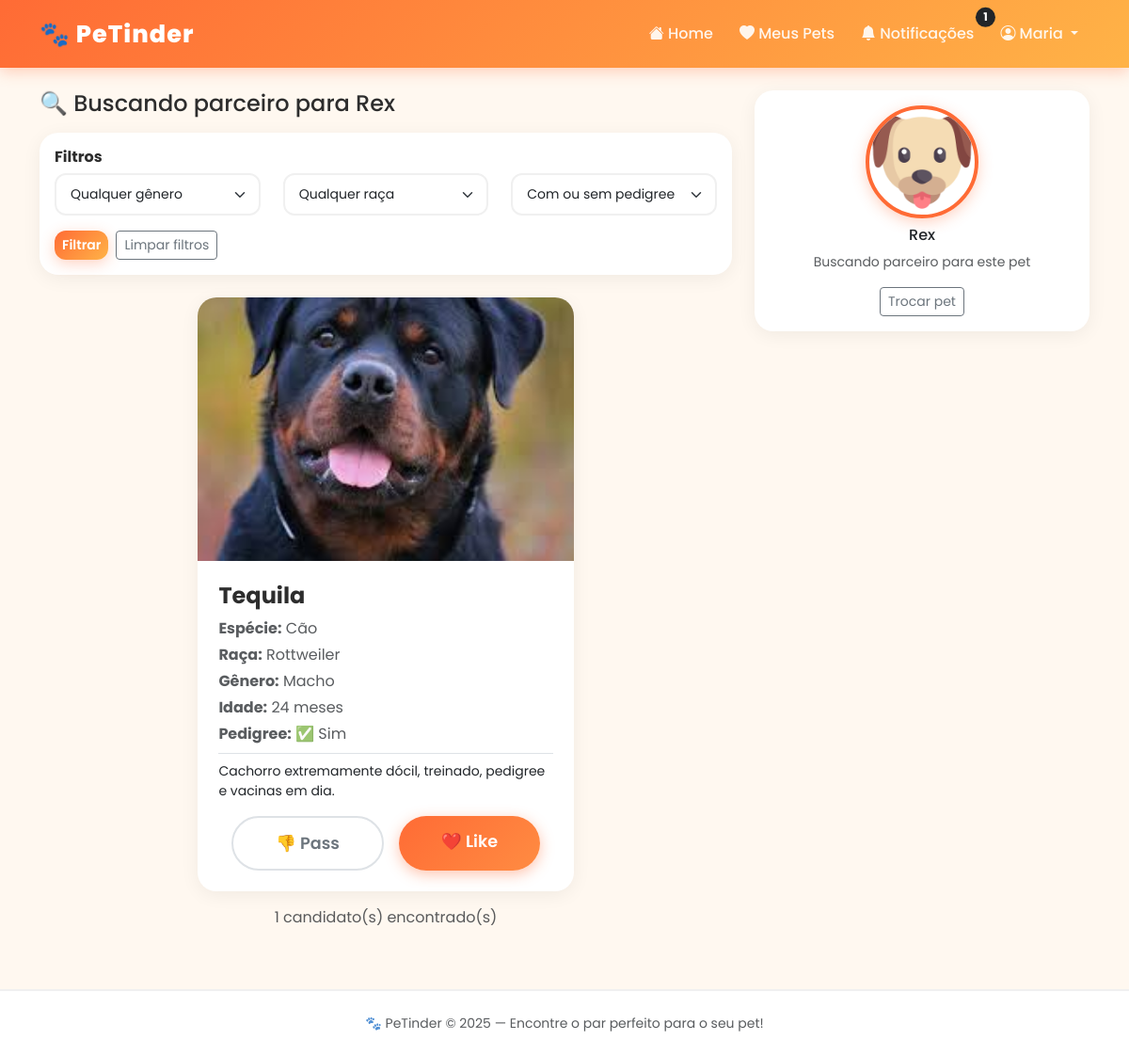
The app's page /buscar/1 (signed in) with its own data.
### app/models/usuario.py (models this page shows, shortened)
class Usuario(UserMixin, db.Model):
    __tablename__ = 'usuario' # Diz ao SQL qual a tabela do banco esse modelo representa
    id = db.Column(db.Integer, primary_key=True)
    nome = db.Column(db.String(40), nullable=False)
    email = db.Column(db.String(30), unique=True, nullable=False)
    cpf = db.Column(db.String(11), nullable=False)
    endereco = db.Column(db.String(100))
    id_cidade = db.Column(db.Integer, db.ForeignKey('cidade.id'), nullable=False) # Chave estrangeira
    senha = db.Column(db.String(255), nullable=False)
    plano = db.Column(db.String(10), default='free')
    telefone = db.Column(db.String(20))
    animais = db.relationship('Animal', backref='dono', lazy=True)
    notificacoes = db.relationship('Notificacao', backref='usuario', lazy=True)
    @login_manager.user_loader # Avisa o FlaskLogin que essa a função abaixo é responsável por carregar usuários (decorador)
    def load_user(user_id): # Recebe o user_id salvo no cookie do navegador
        return Usuario.query.get(int(user_id)) # Verifica o usuário no banco pelo ID e devolve ele

### app/models/animal.py (models this page shows, shortened)
class Animal(db.Model):
    __tablename__ = 'animal'
    id = db.Column(db.Integer, primary_key=True)
    nome = db.Column(db.String(40), nullable=False)
    idade = db.Column(db.Integer)
    genero = db.Column(db.String(1), nullable=False)
    foto = db.Column(db.String(255))
    pedigree = db.Column(db.Integer, default=0)
    descricao = db.Column(db.Text)
    id_especie = db.Column(db.Integer, db.ForeignKey('especie.id'), nullable=False)
    id_raca = db.Column(db.Integer, db.ForeignKey('raca.id'))
    id_usuario = db.Column(db.Integer, db.ForeignKey('usuario.id'), nullable=False)
    especie = db.relationship('Especie', backref='animais', lazy=True)
    raca = db.relationship('Raca', backref='animais', lazy=True)
    def tem_pedigree(self):
        return self.pedigree == 1
    def get_genero(self):
        if self.genero == 'M':
            return 'Macho'
        return 'Fêmea'
    def get_foto(self):
        if self.foto:
            return f'/static/uploads/{self.foto}'
        return '/static/img/pet-default.png'

### app/models/especie.py (models this page shows, shortened)
class Especie(db.Model):
    __tablename__ = 'especie'
    id = db.Column(db.Integer, primary_key=True)
    nome = db.Column(db.String(20), nullable=False)

### app/models/raca.py (models this page shows, shortened)
class Raca(db.Model):
    __tablename__ = 'raca'
    id = db.Column(db.Integer, primary_key=True)
    nome = db.Column(db.String(100), nullable=False)
    id_especie = db.Column(db.Integer, db.ForeignKey('especie.id'), nullable=False)
    especie = db.relationship('Especie', backref='racas', lazy=True)

### app/routes/pets.py (the view)
@pets.route('/buscar/<int:animal_id>', methods=['GET', 'POST'])
@login_required
def buscar(animal_id):
    from app.models.curtida import Curtida
    from app.models.match import Match
    animal = Animal.query.get_or_404(animal_id)
    if animal.id_usuario != current_user.id:
        flash('Você não tem permissão!', 'danger')
        return redirect(url_for('pets.meus_pets'))
    filtro_genero = request.args.get('genero', '')
    filtro_raca = request.args.get('id_raca', '')
    filtro_pedigree = request.args.get('pedigree', '')
    ja_vistos = Curtida.query.filter_by(
        id_animal_de=animal.id
    ).with_entities(Curtida.id_animal_para).all()
    ids_ja_vistos = [c.id_animal_para for c in ja_vistos]
    from app.models.usuario import Usuario
    tutores_mesma_cidade = Usuario.query.filter_by(
        id_cidade=current_user.id_cidade
    ).with_entities(Usuario.id).all()
    ids_tutores = [t.id for t in tutores_mesma_cidade]
    query = Animal.query.filter(
        Animal.id_especie == animal.id_especie,
        Animal.id_usuario != current_user.id,
        Animal.id_usuario.in_(ids_tutores),
        Animal.id.notin_(ids_ja_vistos),
        Animal.id != animal.id
    )
    if filtro_genero:
        query = query.filter(Animal.genero == filtro_genero)
    if filtro_raca:
        query = query.filter(Animal.id_raca == filtro_raca)
    if filtro_pedigree:
        query = query.filter(Animal.pedigree == int(filtro_pedigree))
    candidatos = query.all()
    racas = Raca.query.filter_by(id_especie=animal.id_especie).all()
    return render_template('buscar.html',
        animal=animal,
        candidatos=candidatos,
        racas=racas,
        filtro_genero=filtro_genero,
        filtro_raca=filtro_raca,
        filtro_pedigree=filtro_pedigree
    )

### app/templates/buscar.html (shortened to what this page needs)
{% extends 'base.html' %}
{% block content %}
<div class="row">
    <div class="col-lg-8">
        <h4 class="mb-3">🔍 Buscando parceiro para {{ animal.nome }}</h4>
        <div class="card mb-4">
            <div class="card-body">
                <h6 class="card-title">Filtros</h6>
                <form method="GET" action="{{ url_for('pets.buscar', animal_id=animal.id) }}">
                    <div class="row">
                        <div class="col-md-4 mb-2">
                            <select name="genero" class="form-select form-select-sm">
                                <option value="">Qualquer gênero</option>
                            </select>
                        </div>
                        <div class="col-md-4 mb-2">
                            <select name="id_raca" class="form-select form-select-sm">
                                <option value="">Qualquer raça</option>
                            </select>
                        </div>
                        <div class="col-md-4 mb-2">
                            <select name="pedigree" class="form-select form-select-sm">
                                <option value="">Com ou sem pedigree</option>
                            </select>
                        </div>
                    </div>
                    <div class="d-flex gap-2 mt-2">
                        <button type="submit" class="btn btn-danger btn-sm">
                            Filtrar
                        </button>
                        <a href="{{ url_for('pets.buscar', animal_id=animal.id) }}"
                           class="btn btn-outline-secondary btn-sm">
                            Limpar filtros
                        </a>
                    </div>
                </form>
            </div>
        </div>
        {% if candidatos %}
            {% set candidato = candidatos[0] %}
            <div class="card pet-card mx-auto" style="max-width: 400px;">
                <img src="{{ candidato.get_foto() }}" alt="{{ candidato.nome }}">
                <div class="card-body">
                    <h4 class="card-title">{{ candidato.nome }}</h4>
                    <p class="text-muted mb-1">
                        <strong>Espécie:</strong> {{ candidato.especie.nome }}
                    </p>
                    <p class="text-muted mb-1">
                        <strong>Raça:</strong>
                        {% if candidato.raca %}
                            {{ candidato.raca.nome }}
                        {% else %}
                            Não informada
                        {% endif %}
                    </p>
                    <p class="text-muted mb-1">
                        <strong>Gênero:</strong> {{ candidato.get_genero() }}
                    </p>
                    <p class="text-muted mb-1">
                        <strong>Idade:</strong> {{ candidato.idade }} meses
                    </p>
                    <p class="text-muted mb-2">
                        <strong>Pedigree:</strong>
                        {% if candidato.tem_pedigree() %}✅ Sim{% else %}❌ Não{% endif %}
                    </p>
                    {% if candidato.descricao %}
                        <p class="small border-top pt-2">{{ candidato.descricao }}</p>
                    {% endif %}
                    <div class="d-flex gap-3 justify-content-center mt-3">
                        <a href="{{ url_for('pets.swipe', animal_id=animal.id, alvo_id=candidato.id, direcao='pass') }}"
                           class="btn btn-pass btn-lg">
                            👎 Pass
                        </a>
                        <a href="{{ url_for('pets.swipe', animal_id=animal.id, alvo_id=candidato.id, direcao='like') }}"
                           class="btn btn-like btn-lg">
                            ❤️ Like
                        </a>
                    </div>
                </div>
            </div>
            <p class="text-center text-muted mt-3">
                {{ candidatos|length }} candidato(s) encontrado(s)
            </p>
        {% endif %}
    </div>
    <div class="col-lg-4">
        <div class="card mb-3">
            <div class="card-body text-center">
                <img src="{{ animal.get_foto() }}"
                     class="foto-perfil-pet mb-2"
                     alt="{{ animal.nome }}">
                <h6>{{ animal.nome }}</h6>
                <p class="text-muted small">Buscando parceiro para este pet</p>
                <a href="{{ url_for('pets.meus_pets') }}" class="btn btn-outline-secondary btn-sm">
                    Trocar pet
                </a>
            </div>
        </div>
    </div>
</div>
{% endblock %}

### app/templates/base.html (shortened to what this page needs)
<!DOCTYPE html>
<html lang="pt-br">
<head>
    <link href="https://cdn.jsdelivr.net/npm/bootstrap@5.3.0/dist/css/bootstrap.min.css" rel="stylesheet">
    <link href="https://cdn.jsdelivr.net/npm/bootstrap-icons@1.10.0/font/bootstrap-icons.css" rel="stylesheet">
    <link rel="stylesheet" href="{{ url_for('static', filename='css/style.css') }}">
</head>
<body>
    <nav class="navbar navbar-expand-lg navbar-dark">
        <div class="container">
            <a class="navbar-brand" href="{{ url_for('main.home') }}">
                🐾 PeTinder
            </a>
            <div class="collapse navbar-collapse" id="navbarNav">
                <ul class="navbar-nav ms-auto align-items-center gap-1">
                    {% if current_user.is_authenticated %}
                        <li class="nav-item">
                            <a class="nav-link" href="{{ url_for('main.home') }}">
                                <i class="bi bi-house-fill"></i> Home
                            </a>
                        </li>
                        <li class="nav-item">
                            <a class="nav-link" href="{{ url_for('pets.meus_pets') }}">
                                <i class="bi bi-heart-fill"></i> Meus Pets
                            </a>
                        </li>
                        <li class="nav-item">
                            <a class="nav-link position-relative" href="{{ url_for('main.notificacoes') }}">
                                <i class="bi bi-bell-fill"></i> Notificações
                                {% set nao_lidas = current_user.notificacoes|selectattr('lida', 'equalto', 0)|list|length %}
                                {% if nao_lidas > 0 %}
                                    <span class="position-absolute top-0 start-100 translate-middle badge rounded-pill bg-dark">
                                        {{ nao_lidas }}
                                    </span>
                                {% endif %}
                            </a>
                        </li>
                        <li class="nav-item dropdown">
                            <a class="nav-link dropdown-toggle" href="#" data-bs-toggle="dropdown">
                                <i class="bi bi-person-circle"></i> {{ current_user.nome.split()[0] }}
                            </a>
                        </li>
                    {% endif %}
                </ul>
            </div>
        </div>
    </nav>
    <main class="container my-4">
        {% block content %}
        {% endblock %}
    </main>
    <footer class="text-center py-4 mt-5">
        <p class="mb-0 text-muted small">
            🐾 PeTinder &copy; 2025 — Encontre o par perfeito para o seu pet!
        </p>
    </footer>
</body>
</html>

### app/static/css/style.css (style rules this page uses)
:root { --cor-primaria: #FF6B35; --cor-secundaria: #FFB347; --cor-escura: #2D2D2D; --cor-clara: #FFF8F0; --cor-cinza: #6c757d; --sombra: 0 8px 30px rgba(255, 107, 53, 0.15); --sombra-hover: 0 15px 40px rgba(255, 107, 53, 0.3); --borda-radius: 20px; }
body { background-color: var(--cor-clara); font-family: 'Segoe UI', sans-serif; color: var(--cor-escura); }
a { text-decoration: none; }
.navbar { background: linear-gradient(135deg, var(--cor-primaria), var(--cor-secundaria)) !important; box-shadow: 0 4px 15px rgba(255, 107, 53, 0.3); padding: 12px 0; }
.navbar-brand { font-size: 1.6rem; font-weight: 800; letter-spacing: 1px; color: white !important; }
.navbar .nav-link { color: rgba(255,255,255,0.9) !important; font-weight: 500; transition: all 0.2s; border-radius: 10px; padding: 6px 12px !important; }
.pet-card { border: none; border-radius: var(--borda-radius); overflow: hidden; box-shadow: var(--sombra); transition: all 0.3s ease; cursor: pointer; background: white; }
.pet-card img { width: 100%; height: 280px; object-fit: cover; transition: transform 0.3s ease; }
.pet-card .card-body { padding: 1.4rem; }
.btn-like { background: linear-gradient(135deg, #FF6B35, #FF8C42); color: white; border: none; border-radius: 50px; padding: 14px 45px; font-size: 1.1rem; font-weight: 600; box-shadow: 0 4px 15px rgba(255, 107, 53, 0.4); transition: all 0.2s ease; }
.btn-pass { background: white; color: var(--cor-cinza); border: 2px solid #dee2e6; border-radius: 50px; padding: 14px 45px; font-size: 1.1rem; font-weight: 600; transition: all 0.2s ease; }
.form-control, .form-select { border-radius: 12px; border: 2px solid #f0f0f0; padding: 10px 15px; transition: all 0.2s; }
.btn-danger { background: linear-gradient(135deg, var(--cor-primaria), var(--cor-secundaria)); border: none; border-radius: 12px; font-weight: 600; transition: all 0.2s ease; box-shadow: 0 4px 15px rgba(255, 107, 53, 0.3); }
.foto-perfil-pet { width: 120px; height: 120px; object-fit: cover; border-radius: 50%; border: 4px solid var(--cor-primaria); box-shadow: 0 4px 15px rgba(255, 107, 53, 0.3); }
.card { border: none; border-radius: var(--borda-radius); box-shadow: 0 4px 20px rgba(0,0,0,0.06); }
.card-title { font-weight: 700; color: var(--cor-escura); }
footer { background: white !important; border-top: 2px solid #f0f0f0 !important; color: var(--cor-cinza); }

### app/templates/base.html (style rules this page uses)
body { font-family: 'Poppins', sans-serif; }

### records on screen
Usuario: nome "Maria"
Animal: nome "Rex"
Animal: get_foto (picture), nome "Tequila", get_genero "Macho", idade "24", descricao "Cachorro extremamente dócil, treinado, pedigree e vacinas em dia."
Especie: especie.nome "Cão"
Raca: raca.nome "Rottweiler"

### other values on screen
{{ nao_lidas }} "1"
{{ candidatos|length }} "1"
